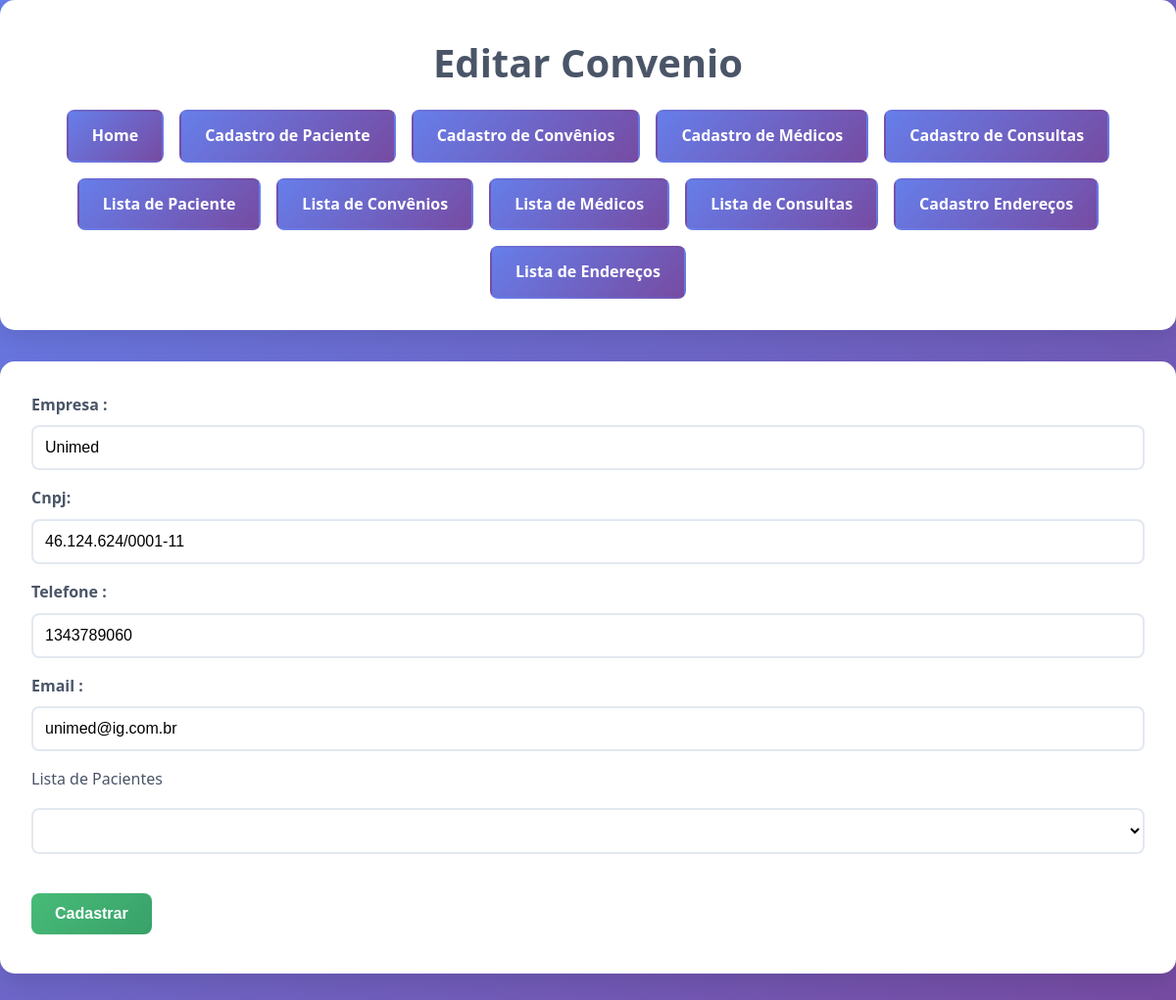
The page /frontend/form_convenio.php?id=1 on the database its author committed.
### tables this page shows
CREATE TABLE convenio (
  id INT NOT NULL AUTO_INCREMENT PRIMARY KEY,
  empresa VARCHAR(30) NOT NULL,
  cnpj VARCHAR(20) NOT NULL,
  telefone VARCHAR(20) NOT NULL,
  email VARCHAR(50) NOT NULL,
  paciente_id INT NOT NULL,
  FOREIGN KEY (paciente_id) REFERENCES pacientes(id) ON DELETE CASCADE
);

### Conexao.php (called while the page is built)
<?php
class Conexao{
    public static function getInstance(){
        $db_dbhost = "localhost";
        $db_name = "gestaodb";
        $db_user = "root";
        $db_pass = "";
        try{
        $pdo =new PDO("mysql:host={$db_dbhost};dbname={$db_name};",$db_user,$db_pass);
        $pdo->setAttribute(PDO::ATTR_ERRMODE, PDO::ERRMODE_EXCEPTION);
        $pdo->setAttribute(PDO::ATTR_DEFAULT_FETCH_MODE, PDO::FETCH_ASSOC);
         return $pdo;
        }catch(PDOException $e){
        die("Erro de conexão com o banco".$e->getMessage());
        }
    }
}
?>

### backend/DAO/ConvenioDAO.php (called while the page is built, shortened)
<?php
require_once '../backend/Model/Convenio.php';
require_once '../Conexao.php';
class ConvenioDAO{
    private $bd;
    public function __construct()
    {
        $this->bd = Conexao::getInstance();
    }
public function getById($id):? Convenio{
    $sql="SELECT * FROM convenio WHERE id=:id";
    $stmt = $this->bd->prepare($sql);
    $stmt->execute([':id'=>$id]);
    $row=$stmt->fetch(PDO::FETCH_ASSOC);
    return $row ?new Convenio($row['id'],
                               $row['empresa'],
                               $row['cnpj'],
                               $row['telefone'],
                               $row['email'],
                               $row['paciente_id']
    ):null;
    }
}
?>

### backend/Model/Convenio.php (called while the page is built, shortened)
<?php
class Convenio
{
    private string $empresa;
    private string $cnpj;
    private string $telefone;
    private string $email;
    public function __construct(?int $id, $empresa, $cnpj, $telefone, $email,$paciente_id)
    {
        $this->empresa = $empresa;
        $this->cnpj = $cnpj;
        $this->telefone = $telefone;
        $this->email = $email;
    }
        public function getEmpresa(){
          return $this->empresa;
    }
        public function getCnpj(){
          return $this->cnpj;
    }
        public function getTelefone(){
         return $this->telefone;
    }
          public function getEmail(){
          return $this->email;
    }
}

### backend/DAO/PacienteDAO.php (called while the page is built, shortened)
<?php
require_once '../Conexao.php';
require_once '../backend/Model/Paciente.php';
class PacienteDAO
{
     private $bd;
    public function __construct()
    {
        $this->bd = Conexao::getInstance();
    }
    public function getAll()
    {
        $sql = "SELECT * FROM pacientes";
        $pacientes = [];
        $stmt = $this->bd->query($sql);
        while ($row = $stmt->fetch(PDO::FETCH_ASSOC)) {
            $pacientes[] = new Paciente(
                $row['id'],
                $row['nome'],
                $row['sobrenome'],
                $row['data_nascimento'],
                $row['sexo'],
                $row['data_cadastro']
            );
        }
        return $pacientes;
    }
}

### backend/Model/Paciente.php (called while the page is built, shortened)
<?php
class Paciente{
    private ?int $id;
    public function __construct(?int $id,$nome,$sobrenome, $data_nascimento,$sexo,$data_cadastro){
     $this->id =  $id;
    }
     public function getId(){
        return $this->id;
     }
    }
?>

### frontend/form_convenio.php (the view, shortened to what this page needs)
<?php
require_once '../backend/DAO/ConvenioDAO.php';
require_once '../backend/DAO/PacienteDAO.php';
$dao= new ConvenioDAO;
$pacienteDao= new PacienteDAO();
$pacientes= $pacienteDao->getAll();
$convenio=null;
if(isset($_GET['id'])){
$convenio= $dao->getById($_GET['id']);
}
?>
<!DOCTYPE html>
<html lang="pt-br">
<head>
    <link rel="stylesheet" href="../css/style.css">
</head>
<body>
    <header>
  <h1><?=$convenio?"Editar  Convenio":"Cadastro de Convenios"?></h1>
  <nav>
   <ul>
        <li><a href="../index.php">Home</a></li>
        <li><a href="form_consultas.php">Cadastro de Paciente</a></li>
        <li><a href="form_convenio.php">Cadastro de Convênios</a></li>
        <li><a href="form_medicos.php">Cadastro de Médicos</a></li>
        <li><a href="form_consultas.php">Cadastro de Consultas</a></a></li>
        <li><a href="lista_paciente.php">Lista de Paciente</a></li>
        <li><a href="lista_convenio.php">Lista de Convênios</a></li>
        <li><a href="lista_medicos.php">Lista de Médicos</a></li>
        <li><a href="lista_consultas.php">Lista de Consultas</a></li>
        <li><a href="form_endereco.php">Cadastro Endereços</a></li>
        <li><a href="lista_endereco.php">Lista de Endereços</a></li>
    </ul>
  </nav>
    </header>
    <form action="form_convenio.php" method="post">
    <div>
        <label for="empresa">Empresa :</label>
        <input type="text" name="empresa" id="empresa" required value="<?=$convenio?$convenio->getEmpresa():''?>">
    </div>
    <div>
        <label for="cnpj">Cnpj:</label>
        <input type="text" name="cnpj" id="cnpj" required value="<?=$convenio?$convenio->getCnpj():''?>">
    </div>
    <div>
        <label for="telefone">Telefone :</label>
        <input type="text" name="telefone" id="telefone" required value="<?=$convenio?$convenio->getTelefone():''?>">
    </div>
    <div>
        <label for="email">Email :</label>
        <input type="email" name="email" id="email" required value="<?=$convenio?$convenio->getEmail():''?>">
    </div>
    <p>Lista de Pacientes</p>
    <div>
        <select name="paciente_id" id="paciente_id">
            <option></option>
            <?php foreach($pacientes as $paciente):?>
             <option value="<?=$paciente->getId()?>"><?=$paciente->getNome()?></option>
               <?php endforeach;?>
        </select>
    </div>
    <button type="submit">Cadastrar</button>
    </form>
</body>
</html>

### css/style.css (style rules this page uses)
* { margin: 0; padding: 0; box-sizing: border-box; }
body { font-family: 'Segoe UI', Tahoma, Geneva, Verdana, sans-serif; background: linear-gradient(135deg, #667eea 0%, #764ba2 100%); min-height: 100vh; color: #333; line-height: 1.6; }
header { background: white; padding: 2rem; border-radius: 15px; box-shadow: 0 10px 25px rgba(0,0,0,0.1); margin-bottom: 2rem; }
header h1 { color: #4a5568; font-size: 2.5rem; margin-bottom: 1rem; text-align: center; }
nav { margin-top: 1rem; }
nav ul { list-style: none; display: flex; flex-wrap: wrap; gap: 1rem; justify-content: center; }
nav ul li { margin: 0; }
ul { list-style-type: none; padding-left: 0; }
nav a { display: inline-block; padding: 0.75rem 1.5rem; background: linear-gradient(135deg, #667eea, #764ba2); color: white; text-decoration: none; border-radius: 8px; font-weight: 600; transition: all 0.3s ease; border: 2px solid transparent; }
form { background: white; padding: 2rem; border-radius: 15px; box-shadow: 0 10px 25px rgba(0,0,0,0.1); margin-bottom: 2rem; }
.form-group, div { display: flex; flex-direction: column; margin-bottom: 1rem; }
label { font-weight: 600; color: #4a5568; margin-bottom: 0.5rem; }
input[type="text"], input[type="email"], input[type="password"], input[type="date"], input[type="time"], input[type="number"], select, textarea { padding: 0.75rem; border: 2px solid #e2e8f0; border-radius: 8px; font-size: 1rem; transition: border-color 0.3s ease; background: white; }
button, .btn { padding: 0.75rem 1.5rem; border: none; border-radius: 8px; font-size: 1rem; font-weight: 600; cursor: pointer; transition: all 0.3s ease; text-decoration: none; display: inline-block; text-align: center; background: linear-gradient(135deg, #667eea, #764ba2); color: white; margin: 0.5rem 0; }
button[type="submit"] { background: linear-gradient(135deg, #48bb78, #38a169); }
a { color: #667eea; text-decoration: none; transition: color 0.3s ease; }
p { margin-bottom: 1rem; color: #4a5568; }
select[name="paciente_id"], select[name="medico_id"] { margin-bottom: 1rem; }
h1, h2, h3 { color: #4a5568; margin-bottom: 1rem; }
h1 { font-size: 2.5rem; }
.card, form, .table-container { animation: fadeIn 0.3s ease; }

### rows shown on the page
convenio: empresa "Unimed", cnpj "46.124.624/0001-11", telefone "1343789060", email "unimed@ig.com.br"
